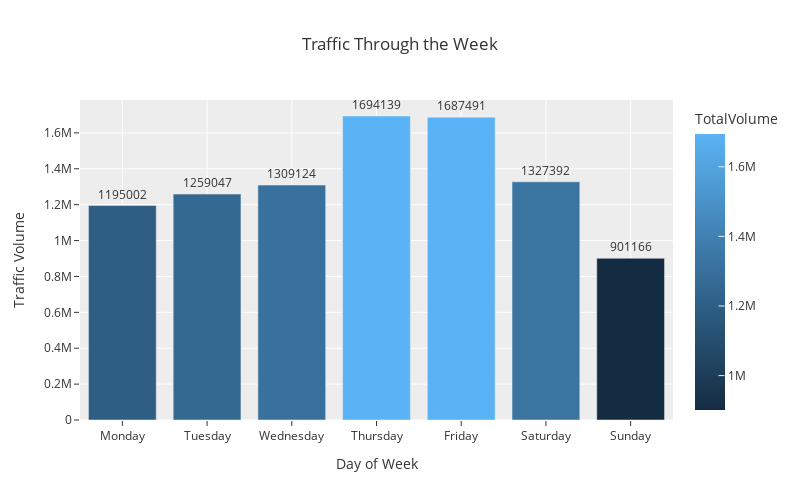

The code cell stored with this chart in its notebook:
### Markdown cell above
## 4. Weekly Traffic Trends
**Finding the days with most/least traffic through out the week**

### Code cell
weekly_traffic=df.groupby("Day_of_Week")["TotalVolume"].sum().reset_index()

day_order=["Monday","Tuesday","Wednesday","Thursday","Friday","Saturday","Sunday"]
weekly_traffic["Day_of_Week"]=pd.Categorical(weekly_traffic["Day_of_Week"], categories=day_order, ordered=True)
weekly_traffic=weekly_traffic.sort_values("Day_of_Week")

fig=px.bar(weekly_traffic, x="Day_of_Week", y="TotalVolume", color="TotalVolume", text="TotalVolume", title="Traffic Through the Week", template="ggplot2")

fig.update_layout(width=800, height=500, xaxis_title="Day of Week", yaxis_title="Traffic Volume")
fig.update_traces(texttemplate='%{text}', textposition='outside')
fig.show()

### Figure 1 — Plotly figure (JSON) as saved in the notebook; plotly's stock layout.template omitted (floating-point values rounded to 4 significant figures)
{"data": [{"alignmentgroup": "True", "hovertemplate": "Day_of_Week=%{x}<br>TotalVolume=%{marker.color}<extra></extra>", "legendgroup": "", "marker": {"color": [1195002, 1259047, 1309124, 1694139, 1687491, 1327392, 901166], "coloraxis": "coloraxis", "pattern": {"shape": ""}}, "name": "", "offsetgroup": "", "orientation": "v", "showlegend": false, "text": [1195002, 1259047, 1309124, 1694139, 1687491, 1327392, 901166], "textposition": "outside", "texttemplate": "%{text}", "type": "bar", "x": ["Monday", "Tuesday", "Wednesday", "Thursday", "Friday", "Saturday", "Sunday"], "xaxis": "x", "y": [1195002, 1259047, 1309124, 1694139, 1687491, 1327392, 901166], "yaxis": "y"}], "layout": {"barmode": "relative", "coloraxis": {"colorbar": {"title": {"text": "TotalVolume"}}, "colorscale": [[0, "rgb(20,44,66)"], [1, "rgb(90,179,244)"]]}, "height": 500, "legend": {"tracegroupgap": 0}, "title": {"text": "Traffic Through the Week"}, "width": 800, "xaxis": {"anchor": "y", "autorange": true, "domain": [0, 1], "range": [-0.5, 6.5], "title": {"text": "Day of Week"}, "type": "category"}, "yaxis": {"anchor": "x", "autorange": true, "domain": [0, 1], "range": [0, 1783000.0], "title": {"text": "Traffic Volume"}, "type": "linear"}}}
